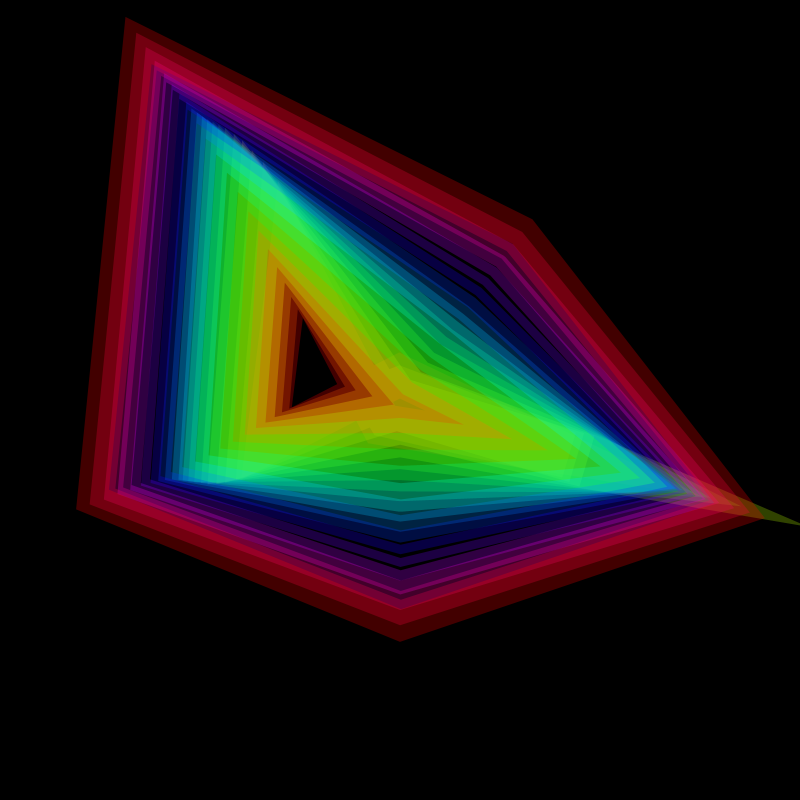
Frame 1 (no input)
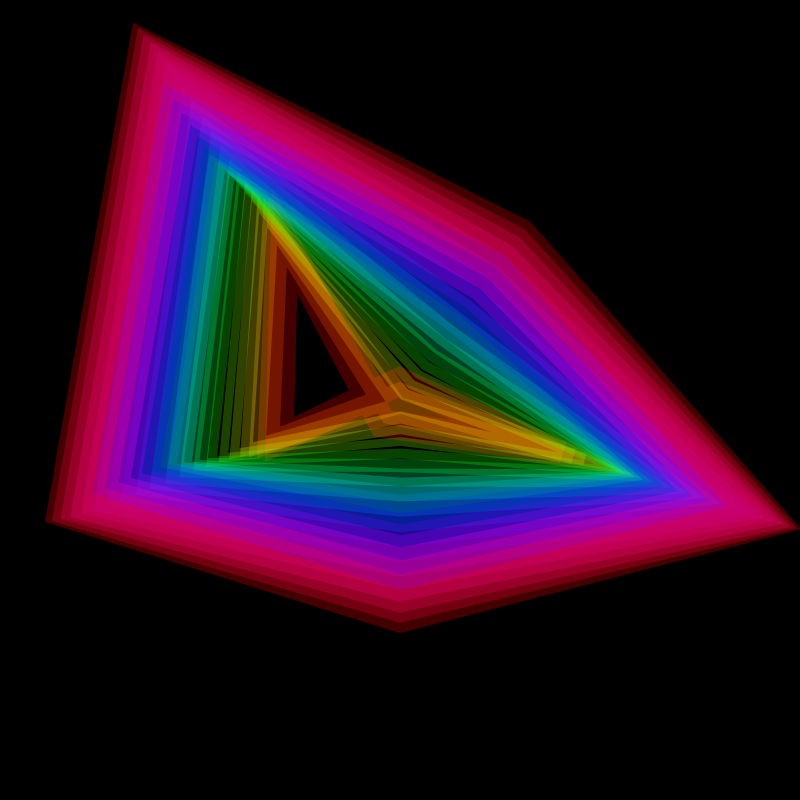
Frame 60 (the mouse pressed at the canvas centre just before this capture)
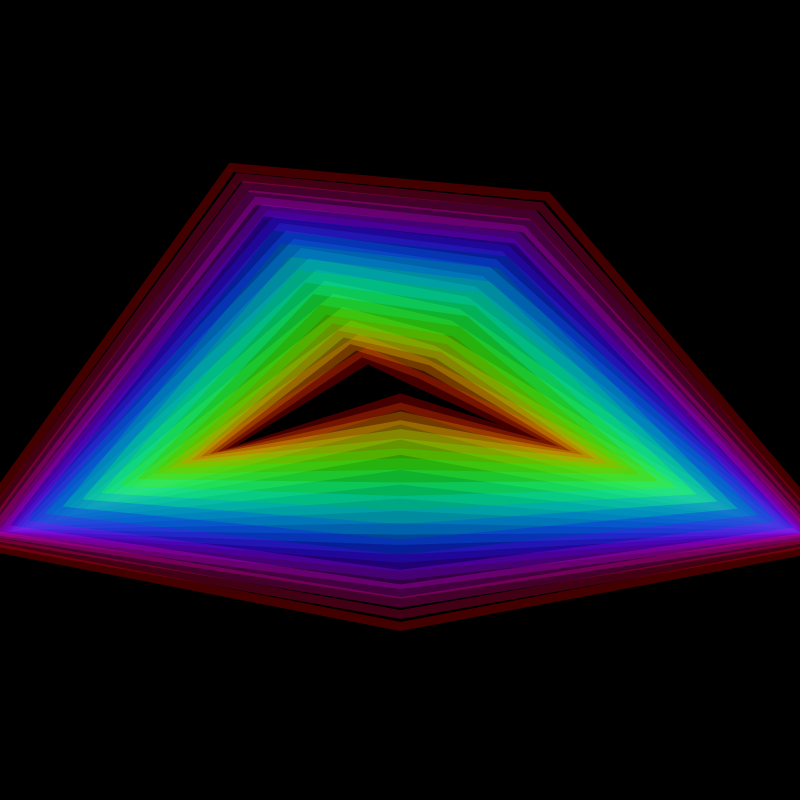
Frame 120 (the mouse held since frame 60 and released just before this capture)

The Processing sketch that drew these frames (run headless with seeded random() and noise(); from frame 60 on, the mouse is pressed at the canvas centre):

// Processing sketch: sketch_190723a
// ── sketch_190723a.pde
float deg;
float rad;
float pingPong;
float sw; 
float s;
float rot;
float num;

void setup() {
  size(800, 800);
  colorMode(HSB);
}


void draw() {
  background(0);
  noFill();
  num = 20.0;
  //用i让每一次正弦波的弧度都不一样
  for (int i=1; i<=num; i++) {  //i=圈的个数
    //stroke(noise(i)*255,noise(i+20)*255,noise(i+40)*255,100);
    deg = (millis()+136*i)/8.0;  //第一个参数：调整一个循环的大小；第二个参数：调整速度的大小
    rad = radians(deg);
    pingPong = sin(rad);
    //不同节奏的来回往复用在笔触上
    sw = map(pingPong, -1.0, 1.0, 8.6, 53.4);//第3,4个参数：调整单个环的笔触大小
    strokeWeight(sw);
    //s = map(pingPong, -1.0, 1.0, 0.0, 255.0);
    s = map(i, 1, num, 0.0, 255.0);
    stroke(s, 255, 255, 66);//带一点透明

    drawPolygon(width/2, height/2, i*12, 5);

    //pushMatrix();
    //translate(width/2, height/2);
    //rotate(radians(s));
    //drawPolygon(width/2,height/2,i*11, 5);
    //popMatrix();
  }
}


//cx,cy: 多边形的中心坐标 r:多边形大小 count:多边形个数
void drawPolygon(int cx, int cy, 
  float r, int count) {
  float unit;
  float mr;
  float x;
  float y;
  pushMatrix();
  translate(cx, cy);
  //rotate(radians(millis()/12.4));
  beginShape();
  for (int i=1; i <=count; i++) {
    unit = 360/count;
    mr = r+map(sin(radians((millis()+437*i)/3.5)),-1,1,-43,224); 
    x = mr*sin(radians(unit*i));
    y = mr*cos(radians(unit*i));
    vertex(x, y);
  }
  endShape(CLOSE);
  popMatrix();
}


void drawPolygon1(float r, int count) {
  beginShape();
  for (int i=1; i <=count; i++) {
    float unit = 360/count;
    float mr = r+map(sin(radians(millis()/3.4+442*i)),-1,1,-30,30); 
    float x = mr*sin(radians(unit*i));
    float y = mr*cos(radians(unit*i));
    vertex(x, y);
  }
  endShape(CLOSE);
}
